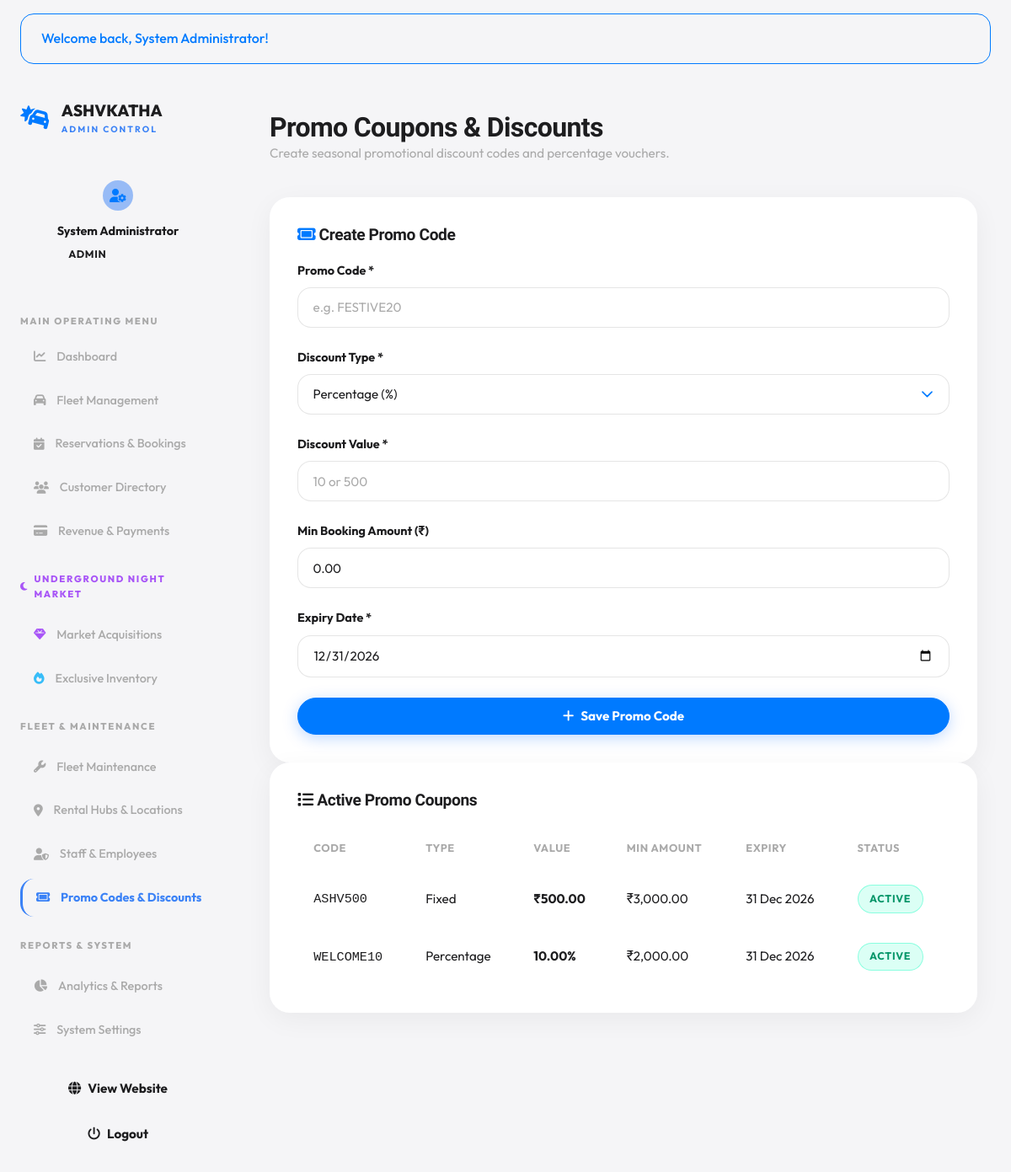
Screenshot of /admin/discounts.php (signed in) with the database file from the repository.
### tables this page shows
CREATE TABLE `discounts` (
  `id` int(11) NOT NULL AUTO_INCREMENT,
  `promo_code` varchar(30) NOT NULL,
  `discount_type` enum('percentage','fixed') NOT NULL,
  `discount_value` decimal(10,2) NOT NULL,
  `min_booking_amount` decimal(10,2) NOT NULL DEFAULT 0.00,
  `expiry_date` date NOT NULL,
  `status` enum('active','expired') NOT NULL DEFAULT 'active',
  PRIMARY KEY (`id`),
  UNIQUE KEY `promo_code` (`promo_code`)
);

### admin/discounts.php (the view, shortened to what this page needs)
<?php
require_once __DIR__ . '/../includes/functions.php';
$db = get_db_connection();
$discounts = $db->query("SELECT * FROM discounts ORDER BY id DESC")->fetchAll();
include __DIR__ . '/../includes/header.php';
?>
<div class="dashboard-layout">
  <?php include __DIR__ . '/../includes/admin-sidebar.php'; ?>
  <main class="dashboard-content">
    <div class="dashboard-header">
      <div>
        <h1 class="dashboard-title">Promo Coupons & Discounts</h1>
        <p class="dashboard-subtitle">Create seasonal promotional discount codes and percentage vouchers.</p>
      </div>
    </div>
    <div class="catalog-layout" style="grid-template-columns: 340px 1fr;">
      <div class="card">
        <h3 style="font-size: 1.2rem; margin-bottom: 1.2rem;"><i class="fa-solid fa-ticket" style="color: var(--primary);"></i> Create Promo Code</h3>
        <form action="<?php echo url('/admin/discounts.php'); ?>" method="POST">
          <div class="form-group">
            <label class="form-label">Promo Code *</label>
            <input type="text" name="promo_code" class="form-control" placeholder="e.g. FESTIVE20" required>
          </div>
          <div class="form-group">
            <label class="form-label">Discount Type *</label>
            <select name="discount_type" class="form-control" required>
              <option value="percentage">Percentage (%)</option>
            </select>
          </div>
          <div class="form-group">
            <label class="form-label">Discount Value *</label>
            <input type="number" step="0.01" name="discount_value" class="form-control" placeholder="10 or 500" required>
          </div>
          <div class="form-group">
            <label class="form-label">Min Booking Amount (₹)</label>
            <input type="number" step="0.01" name="min_booking_amount" class="form-control" value="0.00" required>
          </div>
          <div class="form-group">
            <label class="form-label">Expiry Date *</label>
            <input type="date" name="expiry_date" class="form-control" value="<?php echo date('Y-12-31'); ?>" required>
          </div>
          <button type="submit" class="btn btn-primary" style="width: 100%;"><i class="fa-solid fa-plus"></i> Save Promo Code</button>
        </form>
      </div>
      <div class="card">
        <h3 style="font-size: 1.2rem; margin-bottom: 1.2rem;"><i class="fa-solid fa-list"></i> Active Promo Coupons</h3>
        <div class="table-responsive">
          <table class="data-table">
            <thead>
              <tr>
                <th>Code</th>
                <th>Type</th>
                <th>Value</th>
                <th>Min Amount</th>
                <th>Expiry</th>
                <th>Status</th>
              </tr>
            </thead>
            <tbody>
              <?php foreach ($discounts as $d): ?>
                <tr>
                  <td><code><?php echo htmlspecialchars($d['promo_code']); ?></code></td>
                  <td><?php echo ucfirst($d['discount_type']); ?></td>
                  <td>
                    <strong>
                      <?php echo ($d['discount_type'] === 'percentage') ? $d['discount_value'] . '%' : format_currency($d['discount_value']); ?>
                    </strong>
                  </td>
                  <td><?php echo format_currency($d['min_booking_amount']); ?></td>
                  <td><?php echo date('d M Y', strtotime($d['expiry_date'])); ?></td>
                  <td><?php echo get_status_badge($d['status']); ?></td>
                </tr>
              <?php endforeach; ?>
            </tbody>
          </table>
        </div>
      </div>
    </div>
  </main>
</div>
</body>
</html>

### includes/functions.php (shortened to what this page needs)
<?php
function url($path = '') {
    $path = '/' . ltrim($path, '/');
    return BASE_URL . $path;
}
function format_currency($amount) {
    return '₹' . number_format((float)$amount, 2, '.', ',');
}
function get_status_badge($status) {
    $status = strtolower(trim($status));
    $badge_class = 'badge-secondary';
    $label = ucfirst($status);
    switch ($status) {
        case 'available':
        case 'completed':
        case 'active':
        case 'approved':
        case 'resolved':
            $badge_class = 'badge-success';
            break;
    }
    return "<span class=\"badge {$badge_class}\">" . htmlspecialchars($label) . "</span>";
}
function display_flash_messages() {
    $types = ['success', 'error', 'info', 'warning'];
    $html = '';
    foreach ($types as $type) {
        $key = 'flash_' . $type;
        if (isset($_SESSION[$key]) && !empty($_SESSION[$key])) {
            $msg = htmlspecialchars($_SESSION[$key]);
            $html .= "<div class=\"alert alert-{$type}\">{$msg}</div>";
        }
    }
    return $html;
}

### assets/css/global.css (style rules this page uses)
:root { --primary: #007aff; --primary-glow: #3B82F680; --bg-light: #f5f5f7; --bg-dark: #1d1d1f; --bg-surface: #ffffff; --bg-card: rgba(255, 255, 255, 0.95); --bg-card-hover: #ffffff; --text-dark: #1d1d1f; --text-gray: #6e6e73; --text-muted: #aaaaaa; --text-light: #f5f5f7; --border-color: #aaaaaa; --border-light: rgba(170, 170, 170, 0.35); --border-glow: #3B82F680; --chocolate-brown: #1d1d1f; --coffeebrown: #1d1d1f; --forestgreen: #1d1d1f; --accent-green: #007aff; --border-green: rgba(0, 122, 255, 0.25); --lightyellow: #f5f5f7; --pure-black: #1d1d1f; --pure-white: #ffffff; --bg-whitesmoke: #f5f5f7; --bg-silver: #e5e5ea; --scrollbar-track: #000000; --scrollbar-thumb: #000000; --font-title: "Schibsted Grotesk", -apple-system, BlinkMacSystemFont, sans-serif; --font-body: "Outfit", -apple-system, BlinkMacSystemFont, sans-serif; --font-main: "Outfit", -apple-system, BlinkMacSystemFont, sans-serif; --radius-sm: 8px; --radius-md: 16px; --radius-lg: 24px; --radius-full: 9999px; --shadow-sm: 0 4px 16px rgba(0, 0, 0, 0.04); --shadow-lg: 0 16px 40px rgba(0, 0, 0, 0.08); --transition: none; }
*, *::before, *::after { box-sizing: border-box; margin: 0; padding: 0; }
html { font-size: 16px; scroll-behavior: auto !important; scrollbar-color: #000000 #000000 !important; scrollbar-width: thin !important; overflow-y: scroll !important; margin: 0 !important; padding: 0 !important; width: 100% !important; max-width: 100vw !important; }
body { margin: 0 !important; padding: 0 !important; width: 100% !important; max-width: 100vw !important; font-family: var(--font-body); background-color: var(--bg-light); color: var(--text-dark); line-height: 1.6; overflow-x: hidden; min-height: 100vh; display: flex; flex-direction: column; -webkit-font-smoothing: antialiased; }
h1, h2, h3, h4, h5, h6 { font-family: var(--font-title); font-weight: 800; line-height: 1.2; color: var(--text-dark); letter-spacing: -0.02em; }
.card, .glass-card { background: var(--bg-card); backdrop-filter: blur(12px); -webkit-backdrop-filter: blur(12px); border: 1px solid rgba(255, 255, 255, 0.6); border-radius: var(--radius-lg); padding: 2rem; box-shadow: 0 8px 32px rgba(0, 0, 0, 0.05); }
.btn { display: inline-flex; align-items: center; justify-content: center; gap: 0.5rem; padding: 0.85rem 1.8rem; font-family: var(--font-body); font-size: 0.95rem; font-weight: 700; line-height: 1; border-radius: var(--radius-full); border: 1px solid transparent; cursor: pointer; white-space: nowrap; text-decoration: none !important; outline: none !important; box-sizing: border-box; vertical-align: middle; transform: none !important; transition: background-color 0.15s ease, border-color 0.15s ease, box-shadow 0.15s ease, color 0.15s ease; }
.btn-primary { background-color: var(--primary); border-color: var(--primary); color: #ffffff; box-shadow: 0 4px 18px rgba(0, 102, 255, 0.25); }
.badge { display: inline-flex; align-items: center; gap: 0.4rem; padding: 0.35rem 0.85rem; font-size: 0.78rem; font-weight: 700; border-radius: var(--radius-full); text-transform: uppercase; letter-spacing: 0.05em; }
.badge-success { background-color: rgba(15, 252, 190, 0.15); color: #059669; border: 1px solid rgba(15, 252, 190, 0.4); }
.alert { padding: 1rem 1.5rem; border-radius: var(--radius-md); margin: 1rem 1.5rem; font-weight: 500; display: flex; align-items: center; justify-content: space-between; }
.alert-success { background-color: var(--success-bg); color: var(--accent-green); border: 1px solid var(--accent-green); }

### assets/css/forms.css (style rules this page uses)
.form-group { margin-bottom: 1.5rem; display: flex; flex-direction: column; gap: 0.5rem; }
.form-label { font-size: 0.9rem; font-weight: 700; color: var(--chocolate-brown); display: flex; align-items: center; gap: 0.4rem; }
.form-control { width: 100%; padding: 0.85rem 1.1rem; background-color: #ffffff; border: 1px solid rgba(170, 170, 170, 0.3); border-radius: var(--radius-md); color: var(--text-dark); font-family: var(--font-body); font-size: 0.95rem; }
.form-control::placeholder { color: #aaaaaa; }
select.form-control { cursor: pointer; background-repeat: no-repeat; background-position: right 1rem center; background-size: 1.2rem; appearance: none; -webkit-appearance: none; padding-right: 2.5rem; }
select.form-control option { background-color: #ffffff; color: var(--text-dark); }

### rows the page displays
discounts: promo_code "ASHV500", discount_type "Fixed", discount_value "₹500.00", min_booking_amount "₹3,000.00", expiry_date "31 Dec 2026", status "ACTIVE"
discounts: promo_code "WELCOME10", discount_type "Percentage", discount_value "10.00", min_booking_amount "₹2,000.00", expiry_date "31 Dec 2026", status "ACTIVE"

### other values shown
$msg "Welcome back, System Administrator!"
$user['full_name'] "System Administrator"
$user['role'] "ADMIN"
